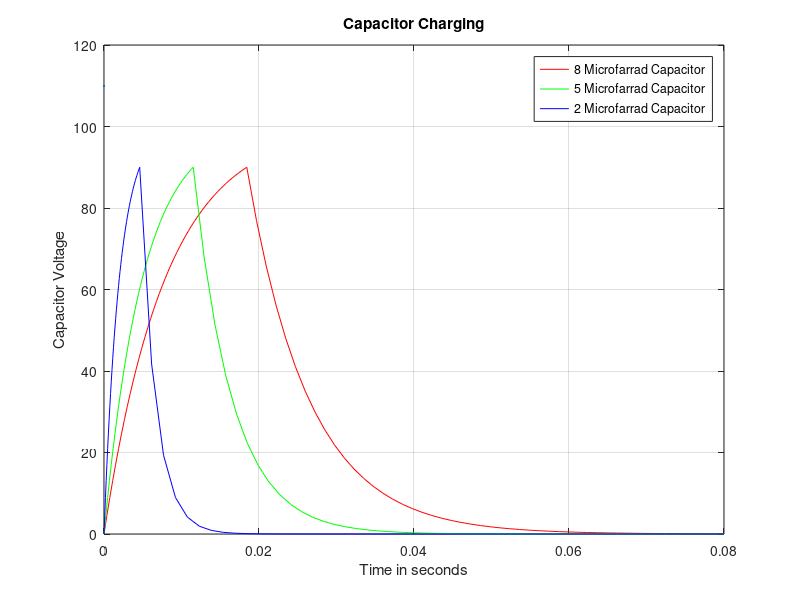

The MATLAB script that drew this image:
%==========================================================
%
% Nicholas (Nick) Snyder
% ECE 401
% Section 5
% 10/29/20
%
% Homework 7
% 
%==========================================================

% Define constants
batteryVoltage = 100;
resistance = 1000;
capacitance1 = 0.000008;
capacitance2 = 0.000005;
capacitance3 = 0.000002;

% Define the Time Constant. Also known as tau
timeConstant1 = resistance * capacitance1;
timeConstant2 = resistance * capacitance2;
timeConstant3 = resistance * capacitance3;

% Peak of each function
% For this example, the capacitor discharges at 90% capacitance
peak1 = -timeConstant1 * log(0.1);
peak2 = -timeConstant2 * log(0.1);
peak3 = -timeConstant3 * log(0.1);

% Define the domain of the charging function
time11 = linspace(0, peak1, 50);
time21 = linspace(0, peak2, 50);
time31 = linspace(0, peak3, 50);

% Use both time and tau to calculate voltage across charging capacitor
voltageAcrossChargingCapacitor1 = batteryVoltage * (1 - exp(-time11/timeConstant1));
voltageAcrossChargingCapacitor2 = batteryVoltage * (1 - exp(-time21/timeConstant2));
voltageAcrossChargingCapacitor3 = batteryVoltage * (1 - exp(-time31/timeConstant3));

% Define the domain of the discharging function
time12 = linspace(peak1, 0.08, 50);
time22 = linspace(peak2, 0.08, 50);
time32 = linspace(peak3, 0.08, 50);

% This is used to ensure the discharging function starts at the peak of the
% charging function
peakVoltage1 = voltageAcrossChargingCapacitor1(end) * 10;
peakVoltage2 = voltageAcrossChargingCapacitor2(end) * 10;
peakVoltage3 = voltageAcrossChargingCapacitor3(end) * 10;

% Use both time and tau to calculate voltage across discharging capacitor
voltageAcrossDischargingCapacitor1 = peakVoltage1 * exp(-time12/timeConstant1);
voltageAcrossDischargingCapacitor2 = peakVoltage2 * exp(-time22/timeConstant2);
voltageAcrossDischargingCapacitor3 = peakVoltage3 * exp(-time32/timeConstant3);

% Combine the domains of the charging and discharging functions
time1 = [time11, time12];
time2 = [time21, time22];
time3 = [time31, time32];

% Combine both ranges of the charging and discharging functions
voltageAcrossCapacitor1 = [voltageAcrossChargingCapacitor1, voltageAcrossDischargingCapacitor1];
voltageAcrossCapacitor2 = [voltageAcrossChargingCapacitor2, voltageAcrossDischargingCapacitor2];
voltageAcrossCapacitor3 = [voltageAcrossChargingCapacitor3, voltageAcrossDischargingCapacitor3];

% Plot 8 Microfarrad Capacitor with red line
% Plot 5 Microfarrad Capacitor with green line
% Plot 2 Microfarrad Capacitor with blue line
% Columns 117 through 123 serve purpose of ensure vertical axis spans from 0
% to 110
plot(time1, voltageAcrossCapacitor1, 'r', time2, voltageAcrossCapacitor2, 'g', time3, voltageAcrossCapacitor3, 'b', 0, 110)
grid on

% Add titles and legend
xlabel('Time in seconds')
ylabel('Capacitor Voltage')
title('Capacitor Charging')
legend('8 Microfarrad Capacitor', '5 Microfarrad Capacitor', '2 Microfarrad Capacitor')
